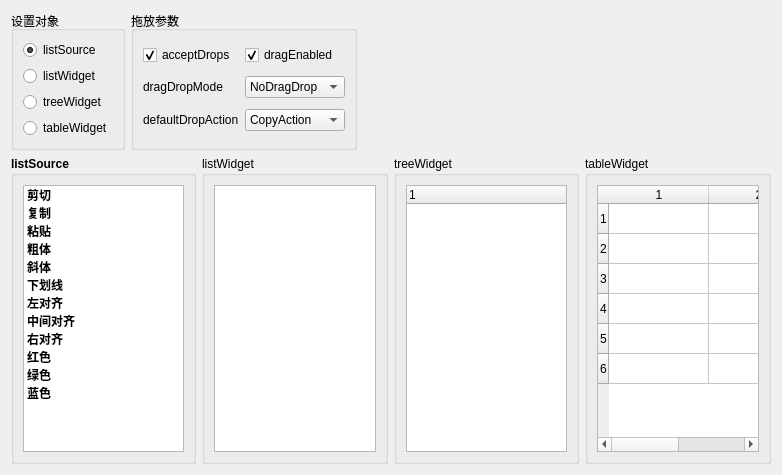
<?xml version="1.0" encoding="UTF-8"?>
<ui version="4.0">
 <class>Widget</class>
 <widget class="QWidget" name="Widget">
  <property name="geometry">
   <rect>
    <x>0</x>
    <y>0</y>
    <width>782</width>
    <height>475</height>
   </rect>
  </property>
  <property name="windowTitle">
   <string>拖放功能组件</string>
  </property>
  <layout class="QVBoxLayout" name="verticalLayout_2">
   <item>
    <layout class="QHBoxLayout" name="horizontalLayout_Top">
     <item>
      <widget class="QGroupBox" name="groupBox_setObject">
       <property name="title">
        <string>设置对象</string>
       </property>
       <layout class="QVBoxLayout" name="verticalLayout">
        <item>
         <widget class="QRadioButton" name="radioButton_listSource">
          <property name="text">
           <string>listSource</string>
          </property>
          <property name="checked">
           <bool>true</bool>
          </property>
         </widget>
        </item>
        <item>
         <widget class="QRadioButton" name="radioButton_listWidget">
          <property name="text">
           <string>listWidget</string>
          </property>
         </widget>
        </item>
        <item>
         <widget class="QRadioButton" name="radioButton_treeWidget">
          <property name="text">
           <string>treeWidget</string>
          </property>
         </widget>
        </item>
        <item>
         <widget class="QRadioButton" name="radioButton_tableWidget">
          <property name="text">
           <string>tableWidget</string>
          </property>
         </widget>
        </item>
       </layout>
      </widget>
     </item>
     <item>
      <widget class="QGroupBox" name="groupBox_params">
       <property name="title">
        <string>拖放参数</string>
       </property>
       <layout class="QGridLayout" name="gridLayout">
        <item row="0" column="0">
         <widget class="QCheckBox" name="checkBox_acceptDrops">
          <property name="text">
           <string>acceptDrops</string>
          </property>
          <property name="checked">
           <bool>true</bool>
          </property>
         </widget>
        </item>
        <item row="0" column="1">
         <widget class="QCheckBox" name="checkBox_dragEnabled">
          <property name="text">
           <string>dragEnabled</string>
          </property>
          <property name="checked">
           <bool>true</bool>
          </property>
         </widget>
        </item>
        <item row="1" column="0">
         <widget class="QLabel" name="label_dragDropMode">
          <property name="text">
           <string>dragDropMode</string>
          </property>
         </widget>
        </item>
        <item row="1" column="1">
         <widget class="QComboBox" name="comboBox_DropAction">
          <item>
           <property name="text">
            <string>NoDragDrop</string>
           </property>
          </item>
          <item>
           <property name="text">
            <string>DragOnly</string>
           </property>
          </item>
          <item>
           <property name="text">
            <string>DropOnly</string>
           </property>
          </item>
          <item>
           <property name="text">
            <string>DragDrop</string>
           </property>
          </item>
          <item>
           <property name="text">
            <string>intemalMove</string>
           </property>
          </item>
         </widget>
        </item>
        <item row="2" column="0">
         <widget class="QLabel" name="label_dragDropMode_2">
          <property name="text">
           <string>defaultDropAction</string>
          </property>
         </widget>
        </item>
        <item row="2" column="1">
         <widget class="QComboBox" name="comboBox_CopyAction">
          <item>
           <property name="text">
            <string>CopyAction</string>
           </property>
          </item>
          <item>
           <property name="text">
            <string>MoveAction</string>
           </property>
          </item>
          <item>
           <property name="text">
            <string>LinkAction</string>
           </property>
          </item>
          <item>
           <property name="text">
            <string>IgnoreAction</string>
           </property>
          </item>
         </widget>
        </item>
       </layout>
      </widget>
     </item>
     <item>
      <spacer name="horizontalSpacer">
       <property name="orientation">
        <enum>Qt::Horizontal</enum>
       </property>
       <property name="sizeHint" stdset="0">
        <size>
         <width>258</width>
         <height>20</height>
        </size>
       </property>
      </spacer>
     </item>
    </layout>
   </item>
   <item>
    <layout class="QHBoxLayout" name="horizontalLayout_Bottom">
     <item>
      <widget class="QGroupBox" name="groupBox_listSource">
       <property name="font">
        <font>
         <bold>true</bold>
        </font>
       </property>
       <property name="title">
        <string>listSource</string>
       </property>
       <layout class="QGridLayout" name="gridLayout_5">
        <item row="0" column="0">
         <widget class="QListWidget" name="listWidget_listSource">
          <property name="focusPolicy">
           <enum>Qt::StrongFocus</enum>
          </property>
          <property name="acceptDrops">
           <bool>true</bool>
          </property>
          <property name="dragEnabled">
           <bool>true</bool>
          </property>
          <item>
           <property name="text">
            <string>剪切</string>
           </property>
          </item>
          <item>
           <property name="text">
            <string>复制</string>
           </property>
          </item>
          <item>
           <property name="text">
            <string>粘贴</string>
           </property>
          </item>
          <item>
           <property name="text">
            <string>粗体</string>
           </property>
          </item>
          <item>
           <property name="text">
            <string>斜体</string>
           </property>
          </item>
          <item>
           <property name="text">
            <string>下划线</string>
           </property>
          </item>
          <item>
           <property name="text">
            <string>左对齐</string>
           </property>
          </item>
          <item>
           <property name="text">
            <string>中间对齐</string>
           </property>
          </item>
          <item>
           <property name="text">
            <string>右对齐</string>
           </property>
          </item>
          <item>
           <property name="text">
            <string>红色</string>
           </property>
          </item>
          <item>
           <property name="text">
            <string>绿色</string>
           </property>
          </item>
          <item>
           <property name="text">
            <string>蓝色</string>
           </property>
          </item>
         </widget>
        </item>
       </layout>
      </widget>
     </item>
     <item>
      <widget class="QGroupBox" name="groupBox_listWidget">
       <property name="title">
        <string>listWidget</string>
       </property>
       <layout class="QGridLayout" name="gridLayout_4">
        <item row="0" column="0">
         <widget class="QListWidget" name="listWidget"/>
        </item>
       </layout>
      </widget>
     </item>
     <item>
      <widget class="QGroupBox" name="groupBox_treeWidget">
       <property name="title">
        <string>treeWidget</string>
       </property>
       <layout class="QGridLayout" name="gridLayout_3">
        <item row="0" column="0">
         <widget class="QTreeWidget" name="treeWidget">
          <column>
           <property name="text">
            <string notr="true">1</string>
           </property>
          </column>
         </widget>
        </item>
       </layout>
      </widget>
     </item>
     <item>
      <widget class="QGroupBox" name="groupBox_tableWidget">
       <property name="title">
        <string>tableWidget</string>
       </property>
       <layout class="QGridLayout" name="gridLayout_2">
        <item row="0" column="0">
         <widget class="QTableWidget" name="tableWidget">
          <property name="focusPolicy">
           <enum>Qt::StrongFocus</enum>
          </property>
          <property name="acceptDrops">
           <bool>false</bool>
          </property>
          <property name="autoFillBackground">
           <bool>false</bool>
          </property>
          <row/>
          <row/>
          <row/>
          <row/>
          <row/>
          <row/>
          <column/>
          <column/>
         </widget>
        </item>
       </layout>
      </widget>
     </item>
    </layout>
   </item>
  </layout>
 </widget>
 <resources/>
 <connections/>
</ui>
